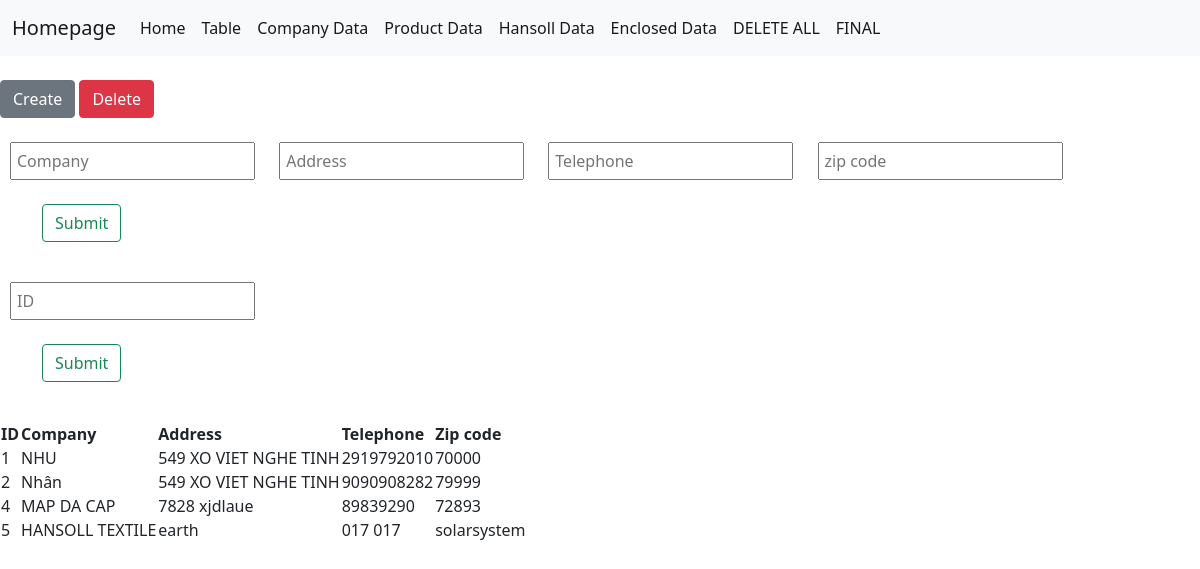
/companytable, run on the app's committed database.
### app.py (models this page shows, shortened)
class Companies(db.Model):
    __tablename__ = "companies"
    id = db.Column(db.Integer, primary_key = True)
    company = db.Column(db.String(64))
    address = db.Column(db.String(500))
    telephone = db.Column(db.String(64))
    zipcode = db.Column(db.String(64))

### app.py (the view)
@app.route('/companytable', methods=["POST", "GET"])
def companytable():
    data_companies = Companies.query.all()
    form = CompanyForm()
    form2 = CompanyDeleteForm()
    return render_template('companyTable.html', data_companies=data_companies, form=form, form2=form2)

### forms.py
class CompanyForm(FlaskForm):
    company = StringField('Company', validators=[DataRequired()])
    address = StringField('Address', validators=[DataRequired()])
    telephone = StringField('Telephone', validators=[DataRequired()])
    zipcode = StringField('Zipcode', validators=[DataRequired()])
    submit = SubmitField('Submit')

class CompanyDeleteForm(FlaskForm):
    id = IntegerField("ID", validators=[DataRequired()])
    submit = SubmitField('DELETE')

### templates/companyTable.html (shortened to what this page needs)
{% extends 'index.html' %}
{% block content %}
<br>
<span class="btn-company"><button type="button" id="create_company" class="btn btn-secondary">Create</button></span>
<span class="btn-company"><button type="button" id="delete_company" class="btn btn-danger">Delete</button></span>
<br>
<br>
<div class="company-create-wrapper">
<form action="{{url_for('company_create')}}" method="POST" novalidate>
      <div>
        {{ form.company(class='sth', placeholder="Company", id="companyInput") }}
        {{ form.address(class='sth',placeholder="Address", id="addressInput") }}
        {{ form.telephone(class='sth',placeholder="Telephone", id="telephoneInput") }}
        {{ form.zipcode(class='sth',placeholder="zip code", id="zipInput") }}
      </div>
      <br>
      <div class="container">
      {{ form.submit(class="btn btn-outline-success", value="Submit") }}
    </div>
  </form>
</div>
<br>
<div class="company-delete-wraper">
  <form action="{{url_for('company_delete')}}" method="POST" novalidate>
      <div>
        {{ form2.id(class='sth', placeholder="ID", id="idDelete") }}
      </div>
      <br>
      <div class="container">
      {{ form2.submit(class="btn btn-outline-success", value="Submit") }}
    </div>
  </form>
</div>
<br>
<div class="company-table-wrapper">
    <table>
        <th>ID</th>
        <th>Company</th>
        <th>Address</th>
        <th>Telephone</th>
        <th>Zip code</th>
        {% for company in data_companies %}
            <tr>
                <td>{{company.id}}</td>
                <td>{{company.company}}</td>
                <td>{{company.address}}</td>
                <td>{{company.telephone}}</td>
                <td>{{company.zipcode}}</td>
            </tr>
        {% endfor %}
    </table>
</div>
{% endblock %}

### static/style.css (style rules this page uses)
.sth { margin-left: 10px; margin-right: 10px; padding: 5px; }

### data on the page
Companies: id "1", company "NHU", address "549 XO VIET NGHE TINH", telephone "2919792010", zipcode "70000"
Companies: id "2", company "Nhân", address "549 XO VIET NGHE TINH", telephone "9090908282", zipcode "79999"
Companies: id "4", company "MAP DA CAP", address "7828 xjdlaue", telephone "89839290", zipcode "72893"
Companies: id "5", company "HANSOLL TEXTILE", address "earth", telephone "017 017", zipcode "solarsystem"
